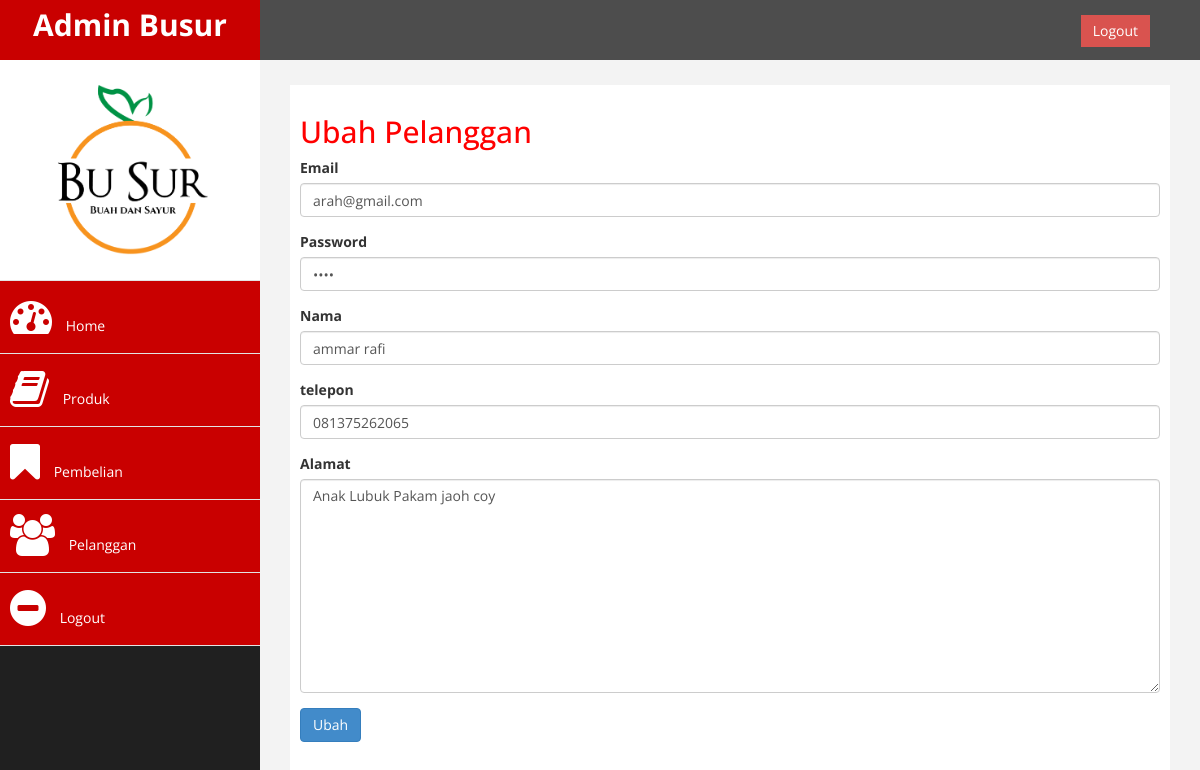
The page /admin/index.php?halaman=ubahpelanggan&id=2 (signed in) on the database its author committed.
### tables this page shows
CREATE TABLE `pelanggan` (
  `id_pelanggan` int(11) NOT NULL,
  `email_pelanggan` varchar(100) NOT NULL,
  `password_pelanggan` varchar(20) NOT NULL,
  `nama_pelanggan` varchar(100) NOT NULL,
  `telepon_pelanggan` varchar(20) NOT NULL,
  `alamat_pelanggan` text NOT NULL,
  `pertanyaan` varchar(50) NOT NULL,
  `jawaban` varchar(50) NOT NULL
);

### admin/ubahpelanggan.php (the view, shortened to what this page needs)
<h2>Ubah Pelanggan</h2>
<?php
$ambil =$koneksi->query("SELECT * FROM pelanggan WHERE id_pelanggan='$_GET[id]'");
$pecah = $ambil->fetch_assoc();
?><form action="" method="post">
	<div class="form-group">
		<label>Email</label>
		<input type="text" class="form-control" value="<?php echo $pecah['email_pelanggan']; ?>" name="email">
	</div>
	<div class="form-group">
		<label>Password</label>
		<input type="password" class="form-control" value="<?php echo $pecah['password_pelanggan']; ?>" name="password">
	</div>
	<div class="form-group">
		<label>Nama</label>
		<input type="text" class="form-control" value="<?php echo $pecah['nama_pelanggan']; ?>" name="nama">
	</div>
	<div class="form-group">
		<label>telepon</label>
		<input type="number" class="form-control" value="<?php echo $pecah['telepon_pelanggan']; ?>" name="telepon">
	</div>
	<div class="form-group">
		<label>Alamat</label>
		<textarea class="form-control"  rows="10" name="alamat"><?php echo $pecah['alamat_pelanggan']; ?></textarea>
	</div>
	<button class="btn btn-primary" name="ubah">Ubah</button>
</form>

### admin/assets/css/custom.css (style rules this page uses)
body { font-family: 'Open Sans', sans-serif; }
h2 { color: #f00; }

### rows shown on the page
pelanggan: email "arah@gmail.com", nama "ammar rafi", telepon "081375262065", alamat "Anak Lubuk Pakam jaoh coy"
